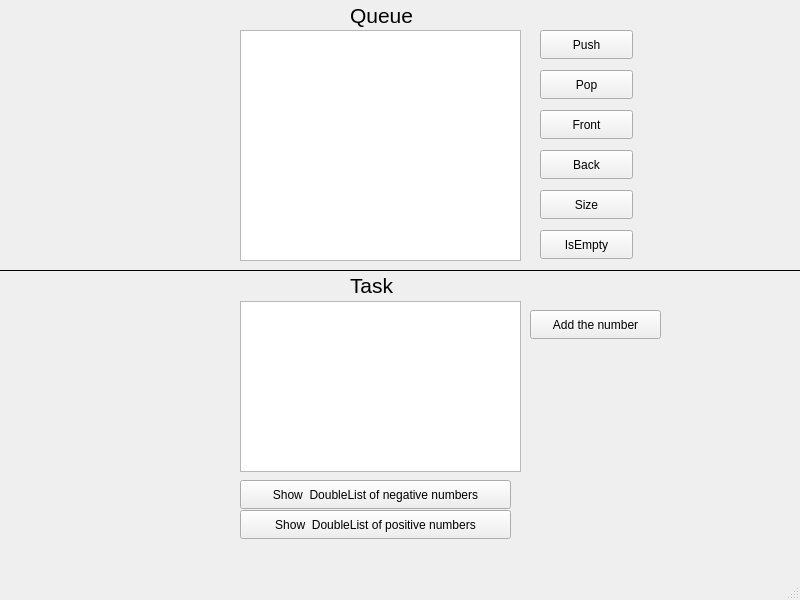
<?xml version="1.0" encoding="UTF-8"?>
<ui version="4.0">
 <class>MainWindow</class>
 <widget class="QMainWindow" name="MainWindow">
  <property name="geometry">
   <rect>
    <x>0</x>
    <y>0</y>
    <width>800</width>
    <height>600</height>
   </rect>
  </property>
  <property name="windowTitle">
   <string>MainWindow</string>
  </property>
  <widget class="QWidget" name="centralwidget">
   <widget class="QListWidget" name="listWidget">
    <property name="geometry">
     <rect>
      <x>240</x>
      <y>30</y>
      <width>281</width>
      <height>231</height>
     </rect>
    </property>
   </widget>
   <widget class="QPushButton" name="pushButton">
    <property name="geometry">
     <rect>
      <x>540</x>
      <y>30</y>
      <width>93</width>
      <height>29</height>
     </rect>
    </property>
    <property name="text">
     <string>Push</string>
    </property>
   </widget>
   <widget class="QPushButton" name="pushButton_2">
    <property name="geometry">
     <rect>
      <x>540</x>
      <y>70</y>
      <width>93</width>
      <height>29</height>
     </rect>
    </property>
    <property name="text">
     <string>Pop</string>
    </property>
   </widget>
   <widget class="QPushButton" name="pushButton_3">
    <property name="geometry">
     <rect>
      <x>540</x>
      <y>110</y>
      <width>93</width>
      <height>29</height>
     </rect>
    </property>
    <property name="text">
     <string>Front</string>
    </property>
   </widget>
   <widget class="QPushButton" name="pushButton_4">
    <property name="geometry">
     <rect>
      <x>540</x>
      <y>150</y>
      <width>93</width>
      <height>29</height>
     </rect>
    </property>
    <property name="text">
     <string>Back</string>
    </property>
   </widget>
   <widget class="QPushButton" name="pushButton_5">
    <property name="geometry">
     <rect>
      <x>540</x>
      <y>190</y>
      <width>93</width>
      <height>29</height>
     </rect>
    </property>
    <property name="text">
     <string>Size</string>
    </property>
   </widget>
   <widget class="QPushButton" name="pushButton_6">
    <property name="geometry">
     <rect>
      <x>540</x>
      <y>230</y>
      <width>93</width>
      <height>29</height>
     </rect>
    </property>
    <property name="text">
     <string>IsEmpty</string>
    </property>
   </widget>
   <widget class="Line" name="line">
    <property name="geometry">
     <rect>
      <x>-10</x>
      <y>260</y>
      <width>821</width>
      <height>20</height>
     </rect>
    </property>
    <property name="frameShadow">
     <enum>QFrame::Plain</enum>
    </property>
    <property name="orientation">
     <enum>Qt::Horizontal</enum>
    </property>
   </widget>
   <widget class="QLabel" name="label">
    <property name="geometry">
     <rect>
      <x>350</x>
      <y>0</y>
      <width>131</width>
      <height>31</height>
     </rect>
    </property>
    <property name="font">
     <font>
      <pointsize>16</pointsize>
     </font>
    </property>
    <property name="text">
     <string>Queue</string>
    </property>
   </widget>
   <widget class="QLabel" name="label_2">
    <property name="geometry">
     <rect>
      <x>350</x>
      <y>270</y>
      <width>63</width>
      <height>31</height>
     </rect>
    </property>
    <property name="font">
     <font>
      <pointsize>16</pointsize>
     </font>
    </property>
    <property name="text">
     <string>Task</string>
    </property>
   </widget>
   <widget class="QPushButton" name="pushButton_7">
    <property name="geometry">
     <rect>
      <x>240</x>
      <y>480</y>
      <width>271</width>
      <height>29</height>
     </rect>
    </property>
    <property name="text">
     <string>Show  DoubleList of negative numbers</string>
    </property>
   </widget>
   <widget class="QListWidget" name="listWidget_2">
    <property name="geometry">
     <rect>
      <x>240</x>
      <y>301</y>
      <width>281</width>
      <height>171</height>
     </rect>
    </property>
   </widget>
   <widget class="QPushButton" name="pushButton_8">
    <property name="geometry">
     <rect>
      <x>240</x>
      <y>510</y>
      <width>271</width>
      <height>29</height>
     </rect>
    </property>
    <property name="text">
     <string>Show  DoubleList of positive numbers</string>
    </property>
   </widget>
   <widget class="QPushButton" name="pushButton_9">
    <property name="geometry">
     <rect>
      <x>530</x>
      <y>310</y>
      <width>131</width>
      <height>29</height>
     </rect>
    </property>
    <property name="text">
     <string>Add the number</string>
    </property>
   </widget>
  </widget>
  <widget class="QMenuBar" name="menubar">
   <property name="geometry">
    <rect>
     <x>0</x>
     <y>0</y>
     <width>800</width>
     <height>26</height>
    </rect>
   </property>
  </widget>
  <widget class="QStatusBar" name="statusbar"/>
 </widget>
 <resources/>
 <connections/>
</ui>
